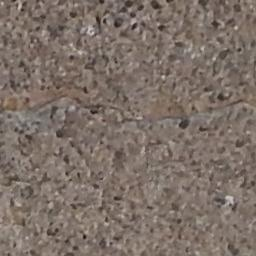
#> input picture 001-101.png, 256 x 256 px
$ python frangi_filter.py --input_dir . --output_dir out
#> lines starting #> are read from the running program, lines starting #| are printed output that depends on the picture
import os
import argparse
import cv2
import numpy as np
from skimage.filters import frangi
from skimage import img_as_ubyte
from tqdm import tqdm

def apply_frangi(input_path, output_path):
    # 画像をグレースケールで読み込み
#> called with input_path = './001-101.png', output_path = 'out/001-101.png'
    img = cv2.imread(input_path, cv2.IMREAD_GRAYSCALE)
#> img: shape (256, 256); min 15, max 202, mean 115.1
    if img is None:
        raise ValueError(f"Could not read image: {input_path}")

    # Frangi フィルタを適用
    frangi_img = frangi(img)
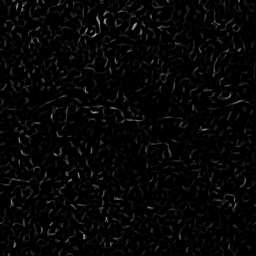
#> frangi_img: shape (256, 256) float64; min 0, max 0.672, mean 0.0245

    # 0-1 の範囲なので 8bit に変換
    frangi_img = img_as_ubyte(frangi_img)

    # 出力ディレクトリが存在しなければ作成
    os.makedirs(os.path.dirname(output_path), exist_ok=True)

    # 保存
    cv2.imwrite(output_path, frangi_img)

def main():
    parser = argparse.ArgumentParser(description="Apply Frangi filter to all images in a directory")
    parser.add_argument("-i", "--input_dir", required=True, help="Input directory containing images")
    parser.add_argument("-o", "--output_dir", required=True, help="Output directory for processed images")
    args = parser.parse_args()

    input_dir = args.input_dir
    output_dir = args.output_dir

    # サポートする拡張子
    exts = [".jpg", ".jpeg", ".png", ".bmp", ".tif", ".tiff"]

    # 入力ディレクトリ内のファイルを処理
    for root, _, files in os.walk(input_dir):
        for file in tqdm(files, desc=f"Processing {root}"):
            if any(file.lower().endswith(ext) for ext in exts):
                input_path = os.path.join(root, file)
                rel_path = os.path.relpath(input_path, input_dir)
                output_path = os.path.join(output_dir, rel_path)
                try:
                    apply_frangi(input_path, output_path)
                except Exception as e:
                    print(f"Error processing {input_path}: {e}")

if __name__ == "__main__":
    main()

$ run again, on 001-102.png
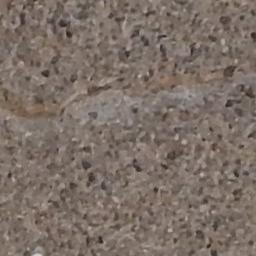
#> input picture 001-102.png, 256 x 256 px
#> in apply_frangi, `frangi_img = frangi(img)`:
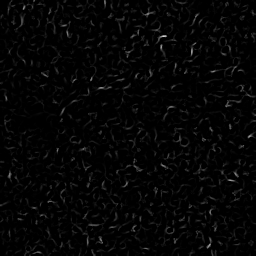
#> frangi_img: shape (256, 256) float64; min 0, max 0.82, mean 0.021

$ run again, on 001-2.png
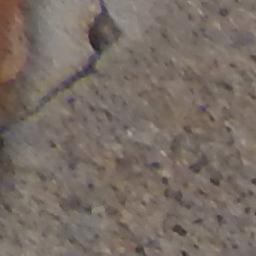
#> input picture 001-2.png, 256 x 256 px
#> in apply_frangi, `img = cv2.imread(input_path, cv2.IMREAD_GRAYSCALE)`:
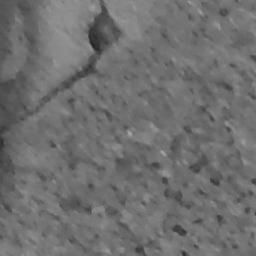
#> img: shape (256, 256); min 33, max 166, mean 111
#> in apply_frangi, `frangi_img = frangi(img)`:
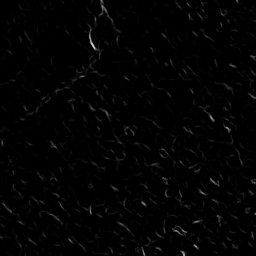
#> frangi_img: shape (256, 256) float64; min 0, max 0.864, mean 0.0127

$ run again, on 001-98.png
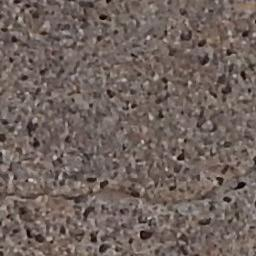
#> input picture 001-98.png, 256 x 256 px
#> in apply_frangi, `frangi_img = frangi(img)`:
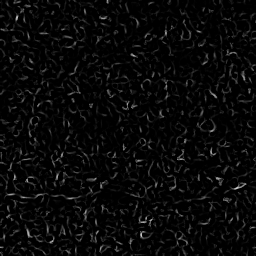
#> frangi_img: shape (256, 256) float64; min 0, max 0.814, mean 0.0356
